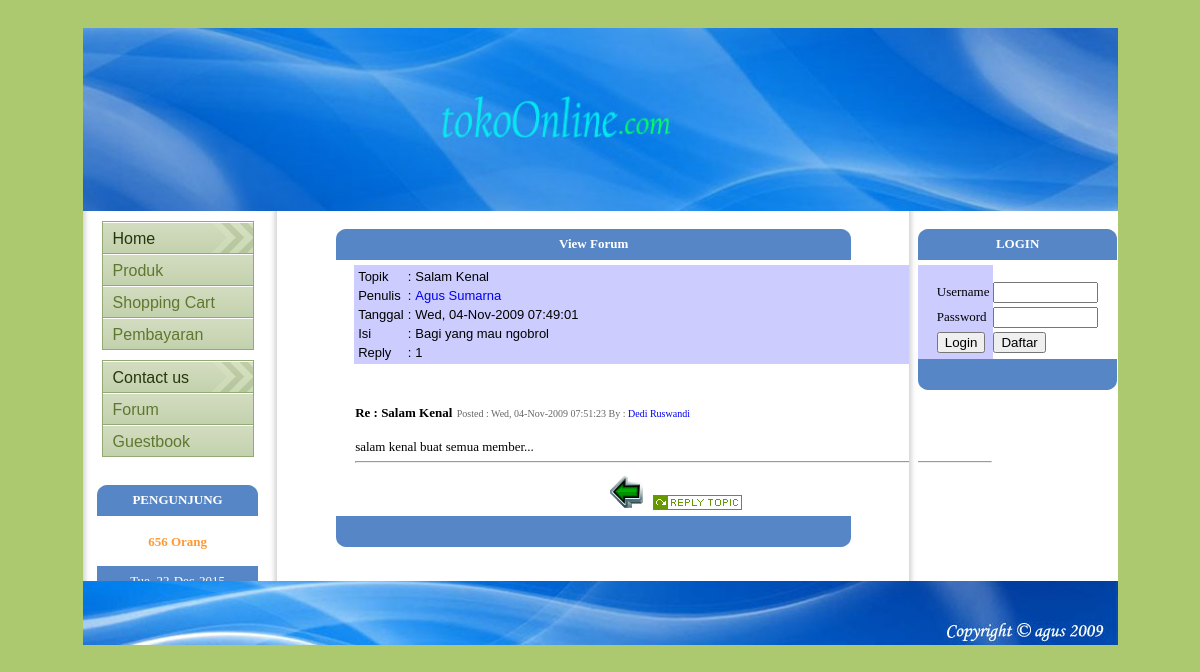
The app's page /index.php?page=9&ID_topik=277 with its own data.
### tables this page shows
CREATE TABLE `forum` (
  `ID_topik` int(5) NOT NULL auto_increment,
  `nama` varchar(50) NOT NULL,
  `email` varchar(50) NOT NULL,
  `topik` varchar(255) NOT NULL,
  `isi` text NOT NULL,
  `ID_replay` int(5) NOT NULL,
  `tanggal` varchar(30) NOT NULL,
  PRIMARY KEY  (`ID_topik`)
);

### forum-view.php (the view, shortened to what this page needs)
<html><br>
<table width="45%" border="0" cellpadding="0" cellspacing="0" bordercolor="#99CC99" align="center">
<tr>
	<td width="2%" align="right"><img src="./img/kiri.jpg"></td>
	<td width="95%" bgcolor="#5686c6" ><div align="center"><strong><font face="verdana" size="2" color="#FFFFFF">View Forum</font></strong></div></td>
	<td width="3%"><img src="./img/kanan.jpg"></td>
</tr>
<tr>
	<td>&nbsp;</td>
	<td><table width="489" align="center">
		<tr><td width="481">
		<table width="133%" border="0">
		<tr>
			<td bgcolor="#CCCCFF" align="left">
			<?
			$ID_topik=$_GET['ID_topik'];
			include"./include/conn.php";
			$query=mysql_db_query($db,"select * from forum where ID_topik='$ID_topik'",$koneksi);
			$quey=mysql_db_query($db,"select * from forum where ID_replay='$ID_topik'",$koneksi);
			$jml=mysql_num_rows($quey);
			while ($row=mysql_fetch_array($query))
			{
				$ID_topik=$row[0];
				$nama=$row[1];
				$email=$row[2];
				$topik=$row[3];
				$isi=$row[4];
				$tanggal=$row[6];
			}
			?>
				<table>
				<tr>
					<td><font size="2" face="Verdana, Arial, Helvetica, sans-serif">Topik</font></td>
					<td><font size="2" face="Verdana, Arial, Helvetica, sans-serif">:</font></td>
					<td><font size="2" face="Verdana, Arial, Helvetica, sans-serif"><? echo $topik;?></font></td>
				</tr>
				<tr>
					<td><font size="2" face="Verdana, Arial, Helvetica, sans-serif">Penulis</font></td>
					<td><font size="2" face="Verdana, Arial, Helvetica, sans-serif">:</font></td>
					<td><font size="2" face="Verdana, Arial, Helvetica, sans-serif"><a href="mailto:<? echo $email;?>" style="text-decoration:none "><? echo $nama; ?></a></font></td>
				</tr>
				<tr>
					<td><font size="2" face="Verdana, Arial, Helvetica, sans-serif">Tanggal</font></td>
					<td><font size="2" face="Verdana, Arial, Helvetica, sans-serif">:</font></td>
					<td><font size="2" face="Verdana, Arial, Helvetica, sans-serif"><? echo $tanggal;?></font></td>
				</tr>
				<tr>
					<td valign="top"><font size="2" face="Verdana, Arial, Helvetica, sans-serif">Isi</font></td>
					<td valign="top"><font size="2" face="Verdana, Arial, Helvetica, sans-serif">:</font></td>
					<td valign="top"><font size="2" face="Verdana, Arial, Helvetica, sans-serif"><? echo $isi;?></font></td>
				</tr>
				<tr>
					<td><font size="2" face="Verdana, Arial, Helvetica, sans-serif">Reply</font></td>
					<td><font size="2" face="Verdana, Arial, Helvetica, sans-serif">:</font></td>
					<td><font size="2" face="Verdana, Arial, Helvetica, sans-serif"><? echo $jml;?></font></td>
				</tr>
				</table>
			</td>
		</tr>
		<tr>
			<td align="left">
			<p align="center"><font face="verdana" size="2"><?
			$query2=mysql_db_query($db,"select * from forum where ID_replay='$ID_topik' order by tanggal asc",$koneksi);
				?>
			?></font></p><?
			$page=(int)$_GET['id'];
			$offset=$page*$entries;
			$result=mysql_db_query($db,"select * from forum where ID_replay='$ID_topik' order by tanggal asc limit $offset,$entries",$koneksi);
			$jumlah=mysql_num_rows($query2);
			if($jumlah){
				while ($row2=mysql_fetch_array($result))
				{
					$nama2=$row2[1];
					$email2=$row2[2];
					$topik2=$row2[3];
					$isi2=$row2[4];
					$tanggal2=$row2[6];
					?><br><br><font face="verdana" size="2"><b>Re : <? echo $topik2 ?></b></font>
					<font face="verdana" size="1" color="#666666"><?
					echo "Posted : ".$tanggal2;
					?> By : <a href="mailto:<? echo $email2;?>" style="text-decoration:none "><? echo $nama2; ?></a><?
					?></font><?
					echo "<br><br><font face='verdana' size='2'>";
					echo $isi2;
					echo "<hr></font>";
				}
			}else{
				?>
				<p align="center"><font color="#0066FF" face="verdana" size="2"><blink>Belum ada data!!</blink></font></p>
				<?
			}
			?>
			</td>
		</tr>
		<tr>
			<td>
				<center>
				  <p><a href="index.php?page=4" title="Kembali"><img src="./img/back.png" alt="kembali" border="0"></a><a href="index.php?page=10&ID_topik=<? echo $ID_topik; ?>&topik=<? echo $topik;?>" style="text-decoration:none "><img src="./img/reply.gif" border="0"></a></p>
			      </center>
			</td>
		</tr>
		</table>
		</td></tr>
	</table>
	</td>
	<td width="3%"></td>
</tr>
<tr>
	<td align="right"><img src="./img/kib.jpg"></td>
	<td bgcolor="#5686c6" ><div align="center"><strong><font face="verdana" size="3"></font></strong></div></td>
	<td><img src="./img/kab.jpg"></td>
</tr>
</table>
<p>&nbsp;</p>
</html>

### records on screen
forum: topik "Salam Kenal", nama "Agus Sumarna", tanggal "Wed, 04-Nov-2009 07:49:01", isi "Bagi yang mau ngobrol"
forum: topik "Salam Kenal", tanggal "Wed, 04-Nov-2009 07:51:23", nama "Dedi Ruswandi", isi "salam kenal buat semua member..."

### other values on screen
$visit "656"
$jml "1"
